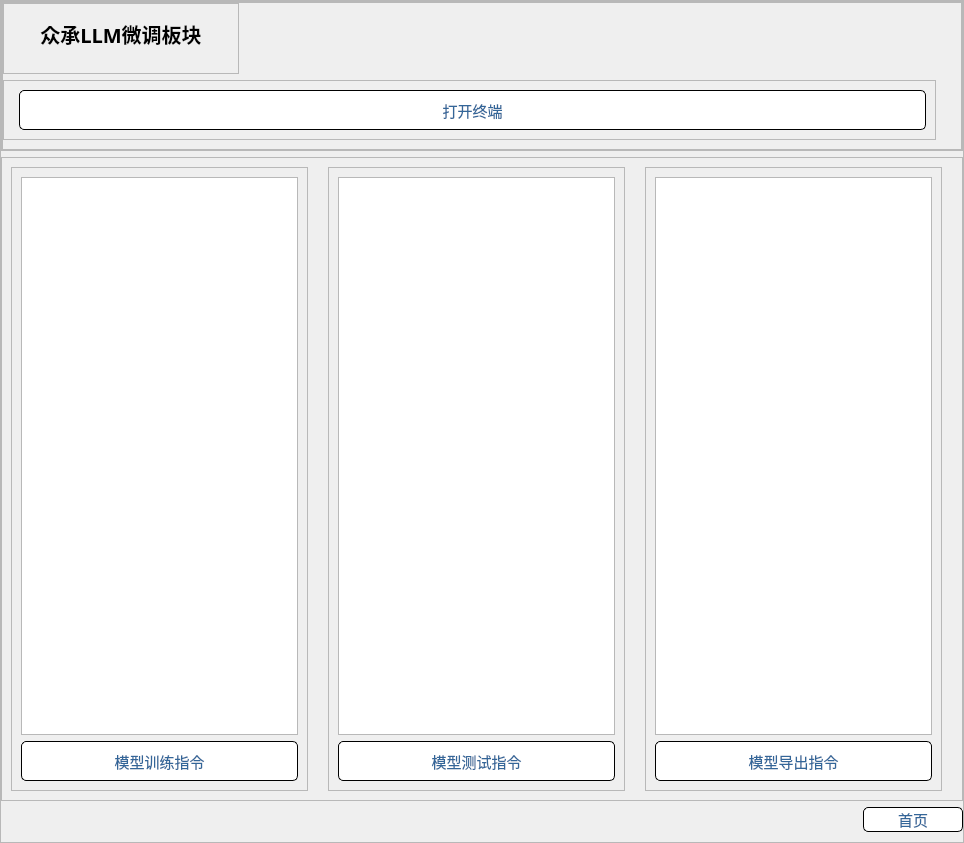
<?xml version="1.0" encoding="UTF-8"?>
<ui version="4.0">
 <class>Form</class>
 <widget class="QWidget" name="Form">
  <property name="geometry">
   <rect>
    <x>0</x>
    <y>0</y>
    <width>964</width>
    <height>843</height>
   </rect>
  </property>
  <property name="windowTitle">
   <string>Form</string>
  </property>
  <property name="styleSheet">
   <string notr="true"/>
  </property>
  <layout class="QVBoxLayout" name="verticalLayout">
   <property name="spacing">
    <number>0</number>
   </property>
   <property name="leftMargin">
    <number>0</number>
   </property>
   <property name="topMargin">
    <number>0</number>
   </property>
   <property name="rightMargin">
    <number>0</number>
   </property>
   <property name="bottomMargin">
    <number>0</number>
   </property>
   <item>
    <widget class="QFrame" name="frame_8">
     <property name="frameShape">
      <enum>QFrame::NoFrame</enum>
     </property>
     <property name="frameShadow">
      <enum>QFrame::Raised</enum>
     </property>
     <property name="lineWidth">
      <number>0</number>
     </property>
     <layout class="QVBoxLayout" name="verticalLayout_7">
      <property name="spacing">
       <number>0</number>
      </property>
      <property name="leftMargin">
       <number>0</number>
      </property>
      <property name="topMargin">
       <number>0</number>
      </property>
      <property name="rightMargin">
       <number>0</number>
      </property>
      <property name="bottomMargin">
       <number>0</number>
      </property>
      <item>
       <widget class="QStackedWidget" name="stackedWidget">
        <property name="styleSheet">
         <string notr="true">#page {background-color: rgb(0, 0, 0);}</string>
        </property>
        <property name="lineWidth">
         <number>0</number>
        </property>
        <property name="currentIndex">
         <number>2</number>
        </property>
        <widget class="QWidget" name="page">
         <layout class="QVBoxLayout" name="verticalLayout_2">
          <item>
           <widget class="QFrame" name="frame_9">
            <property name="frameShape">
             <enum>QFrame::StyledPanel</enum>
            </property>
            <property name="frameShadow">
             <enum>QFrame::Raised</enum>
            </property>
            <layout class="QHBoxLayout" name="horizontalLayout_3">
             <item>
              <widget class="QPushButton" name="pushButton">
               <property name="minimumSize">
                <size>
                 <width>300</width>
                 <height>100</height>
                </size>
               </property>
               <property name="font">
                <font>
                 <pointsize>20</pointsize>
                </font>
               </property>
               <property name="styleSheet">
                <string notr="true">
border: none;
border-right-color: rgb(85, 170, 255);

border-top-color: rgb(170, 85, 255);
border-bottom-color: rgb(0, 85, 255);
border-left-color: rgb(0, 85,0);
color: qconicalgradient(cx:0.5, cy:0.5, angle:0, stop:0 rgba(255, 255, 255, 255), stop:0.373979 rgba(255, 255, 255, 255), stop:0.373991 rgba(33, 30, 255, 255), stop:0.624018 rgba(33, 30, 255, 255), stop:0.624043 rgba(255, 0, 0, 255), stop:1 rgba(255, 0, 0, 255));

background-color: qradialgradient(spread:pad, cx:0.5, cy:0.5, radius:0.5, fx:0.5, fy:0.5, stop:0 rgba(0, 0, 0, 0), stop:0.52 rgba(0, 0, 0, 0), stop:0.565 rgba(82, 121, 76, 33), stop:0.65 rgba(159, 235, 148, 64), stop:0.721925 rgba(255, 238, 150, 129), stop:0.77 rgba(255, 128, 128, 204), stop:0.89 rgba(191, 128, 255, 64), stop:1 rgba(0, 0, 0, 0));
alternate-background-color: qlineargradient(spread:pad, x1:0, y1:0, x2:0, y2:1, stop:0 rgba(255, 0, 0, 255), stop:0.339795 rgba(255, 0, 0, 255), stop:0.339799 rgba(255, 255, 255, 255), stop:0.662444 rgba(255, 255, 255, 255), stop:0.662469 rgba(0, 0, 255, 255), stop:1 rgba(0, 0, 255, 255));</string>
               </property>
               <property name="text">
                <string>开始实训</string>
               </property>
              </widget>
             </item>
            </layout>
           </widget>
          </item>
         </layout>
        </widget>
        <widget class="QWidget" name="page_2">
         <property name="styleSheet">
          <string notr="true"/>
         </property>
         <layout class="QVBoxLayout" name="verticalLayout_3">
          <property name="spacing">
           <number>0</number>
          </property>
          <property name="leftMargin">
           <number>0</number>
          </property>
          <property name="topMargin">
           <number>0</number>
          </property>
          <property name="rightMargin">
           <number>0</number>
          </property>
          <property name="bottomMargin">
           <number>0</number>
          </property>
          <item>
           <widget class="QFrame" name="frame_2">
            <property name="sizePolicy">
             <sizepolicy hsizetype="Preferred" vsizetype="Expanding">
              <horstretch>0</horstretch>
              <verstretch>1</verstretch>
             </sizepolicy>
            </property>
            <property name="styleSheet">
             <string notr="true">#frame_2 {
	border-image: url(:/images/image/gzzca_2.jpg);
}</string>
            </property>
            <property name="frameShape">
             <enum>QFrame::NoFrame</enum>
            </property>
            <property name="frameShadow">
             <enum>QFrame::Raised</enum>
            </property>
            <layout class="QHBoxLayout" name="horizontalLayout_2">
             <property name="spacing">
              <number>0</number>
             </property>
             <property name="leftMargin">
              <number>0</number>
             </property>
             <property name="topMargin">
              <number>0</number>
             </property>
             <property name="rightMargin">
              <number>0</number>
             </property>
             <property name="bottomMargin">
              <number>0</number>
             </property>
             <item>
              <widget class="QFrame" name="frame_5">
               <property name="frameShape">
                <enum>QFrame::StyledPanel</enum>
               </property>
               <property name="frameShadow">
                <enum>QFrame::Raised</enum>
               </property>
               <layout class="QVBoxLayout" name="verticalLayout_4">
                <property name="leftMargin">
                 <number>0</number>
                </property>
                <property name="topMargin">
                 <number>0</number>
                </property>
                <item>
                 <widget class="QFrame" name="frame_6">
                  <property name="sizePolicy">
                   <sizepolicy hsizetype="Preferred" vsizetype="Expanding">
                    <horstretch>0</horstretch>
                    <verstretch>1</verstretch>
                   </sizepolicy>
                  </property>
                  <property name="frameShape">
                   <enum>QFrame::StyledPanel</enum>
                  </property>
                  <property name="frameShadow">
                   <enum>QFrame::Raised</enum>
                  </property>
                  <layout class="QVBoxLayout" name="verticalLayout_8">
                   <property name="leftMargin">
                    <number>0</number>
                   </property>
                   <property name="topMargin">
                    <number>0</number>
                   </property>
                   <item alignment="Qt::AlignLeft">
                    <widget class="QFrame" name="frame_19">
                     <property name="minimumSize">
                      <size>
                       <width>0</width>
                       <height>71</height>
                      </size>
                     </property>
                     <property name="frameShape">
                      <enum>QFrame::StyledPanel</enum>
                     </property>
                     <property name="frameShadow">
                      <enum>QFrame::Raised</enum>
                     </property>
                     <layout class="QVBoxLayout" name="verticalLayout_19">
                      <property name="leftMargin">
                       <number>0</number>
                      </property>
                      <property name="topMargin">
                       <number>0</number>
                      </property>
                      <property name="rightMargin">
                       <number>10</number>
                      </property>
                      <item alignment="Qt::AlignLeft">
                       <widget class="QPushButton" name="pushButton_2">
                        <property name="minimumSize">
                         <size>
                          <width>234</width>
                          <height>0</height>
                         </size>
                        </property>
                        <property name="maximumSize">
                         <size>
                          <width>16777215</width>
                          <height>16777211</height>
                         </size>
                        </property>
                        <property name="font">
                         <font>
                          <family>微软雅黑</family>
                          <pointsize>15</pointsize>
                          <bold>true</bold>
                         </font>
                        </property>
                        <property name="styleSheet">
                         <string notr="true">
border: none;</string>
                        </property>
                        <property name="text">
                         <string>众承LLM微调板块</string>
                        </property>
                        <property name="icon">
                         <iconset resource="resource.qrc">
                          <normaloff>:/images/image/gzzca_Logo.png</normaloff>:/images/image/gzzca_Logo.png</iconset>
                        </property>
                        <property name="iconSize">
                         <size>
                          <width>50</width>
                          <height>50</height>
                         </size>
                        </property>
                       </widget>
                      </item>
                     </layout>
                    </widget>
                   </item>
                   <item>
                    <widget class="QFrame" name="frame_7">
                     <property name="sizePolicy">
                      <sizepolicy hsizetype="Preferred" vsizetype="Preferred">
                       <horstretch>0</horstretch>
                       <verstretch>3</verstretch>
                      </sizepolicy>
                     </property>
                     <property name="frameShape">
                      <enum>QFrame::StyledPanel</enum>
                     </property>
                     <property name="frameShadow">
                      <enum>QFrame::Raised</enum>
                     </property>
                     <layout class="QHBoxLayout" name="horizontalLayout_4">
                      <property name="leftMargin">
                       <number>20</number>
                      </property>
                      <property name="rightMargin">
                       <number>20</number>
                      </property>
                      <item alignment="Qt::AlignVCenter">
                       <widget class="QGroupBox" name="groupBox_2">
                        <property name="sizePolicy">
                         <sizepolicy hsizetype="Expanding" vsizetype="Preferred">
                          <horstretch>1</horstretch>
                          <verstretch>0</verstretch>
                         </sizepolicy>
                        </property>
                        <property name="styleSheet">
                         <string notr="true">QGroupBox {
border-color: rgb(156, 156, 156);
border-width: 0px;
border-style: solid;
margin-top: 0.5ex;
}
QLineEdit{
border-width: 1px;
border-style: solid;
margin-top: 0.5ex;
}</string>
                        </property>
                        <property name="title">
                         <string/>
                        </property>
                        <layout class="QVBoxLayout" name="verticalLayout_10">
                         <item>
                          <widget class="QLineEdit" name="lineEdit">
                           <property name="minimumSize">
                            <size>
                             <width>0</width>
                             <height>40</height>
                            </size>
                           </property>
                           <property name="font">
                            <font>
                             <family>楷体</family>
                             <pointsize>12</pointsize>
                            </font>
                           </property>
                           <property name="text">
                            <string/>
                           </property>
                           <property name="placeholderText">
                            <string>请上传基座大模型</string>
                           </property>
                          </widget>
                         </item>
                         <item>
                          <widget class="QLineEdit" name="lineEdit_2">
                           <property name="minimumSize">
                            <size>
                             <width>0</width>
                             <height>40</height>
                            </size>
                           </property>
                           <property name="font">
                            <font>
                             <family>楷体</family>
                             <pointsize>12</pointsize>
                            </font>
                           </property>
                           <property name="placeholderText">
                            <string>请上传数据集</string>
                           </property>
                          </widget>
                         </item>
                        </layout>
                       </widget>
                      </item>
                      <item>
                       <widget class="QGroupBox" name="groupBox">
                        <property name="sizePolicy">
                         <sizepolicy hsizetype="Expanding" vsizetype="Preferred">
                          <horstretch>0</horstretch>
                          <verstretch>0</verstretch>
                         </sizepolicy>
                        </property>
                        <property name="styleSheet">
                         <string notr="true">border:none</string>
                        </property>
                        <property name="title">
                         <string/>
                        </property>
                        <layout class="QVBoxLayout" name="verticalLayout_9">
                         <item>
                          <widget class="QPushButton" name="pushButton_3">
                           <property name="minimumSize">
                            <size>
                             <width>40</width>
                             <height>40</height>
                            </size>
                           </property>
                           <property name="styleSheet">
                            <string notr="true">#pushButton_3
{

background:white;

border:1px solid rgb(0,0,0);
border-radius: 5px;
font:  &quot;Microsoft YaHei UI&quot;;

font-size:15px;
color: rgb(51, 102, 153);


}
QPushButton#pushButton_3:hover{color: rgb(153, 204, 204);}
QPushButton#pushButton_3:pressed
{
	
    padding-left:8px;
    padding-top:5px;
}

</string>
                           </property>
                           <property name="text">
                            <string>上传基座大模型</string>
                           </property>
                          </widget>
                         </item>
                         <item>
                          <widget class="QPushButton" name="pushButton_4">
                           <property name="minimumSize">
                            <size>
                             <width>40</width>
                             <height>40</height>
                            </size>
                           </property>
                           <property name="styleSheet">
                            <string notr="true">#pushButton_4
{

background:white;

border:1px solid rgb(0,0,0);
border-radius: 5px;
font:  &quot;Microsoft YaHei UI&quot;;

font-size:15px;
color: rgb(51, 102, 153);


}
QPushButton#pushButton_4:hover{color: rgb(153, 204, 204);}
QPushButton#pushButton_4:pressed
{
	
    padding-left:8px;
    padding-top:5px;
}

</string>
                           </property>
                           <property name="text">
                            <string>上传数据集</string>
                           </property>
                          </widget>
                         </item>
                         <item>
                          <widget class="QPushButton" name="pushButton_5">
                           <property name="minimumSize">
                            <size>
                             <width>40</width>
                             <height>40</height>
                            </size>
                           </property>
                           <property name="styleSheet">
                            <string notr="true">#pushButton_5
{

background:white;

border:1px solid rgb(0,0,0);
border-radius: 5px;
font:  &quot;Microsoft YaHei UI&quot;;

font-size:15px;
;
	color: rgb(255, 69, 69);


}
QPushButton#pushButton_5:hover{color: rgb(153, 204, 204);}
QPushButton#pushButton_5:pressed
{
	
    padding-left:8px;
    padding-top:5px;
}

</string>
                           </property>
                           <property name="text">
                            <string>生成配置文件</string>
                           </property>
                          </widget>
                         </item>
                         <item>
                          <widget class="QPushButton" name="pushButton_13">
                           <property name="minimumSize">
                            <size>
                             <width>40</width>
                             <height>40</height>
                            </size>
                           </property>
                           <property name="styleSheet">
                            <string notr="true">#pushButton_13
{

background:white;

border:1px solid rgb(0,0,0);
border-radius: 5px;
font:  &quot;Microsoft YaHei UI&quot;;

font-size:15px;
color: rgb(0，0，0);


}
QPushButton#pushButton_13:hover{color: rgb(153, 204, 204);}
QPushButton#pushButton_13:pressed
{
	
    padding-left:8px;
    padding-top:5px;
}

</string>
                           </property>
                           <property name="text">
                            <string> 重新生成配置文件 </string>
                           </property>
                          </widget>
                         </item>
                        </layout>
                       </widget>
                      </item>
                     </layout>
                    </widget>
                   </item>
                  </layout>
                 </widget>
                </item>
               </layout>
              </widget>
             </item>
            </layout>
           </widget>
          </item>
          <item>
           <widget class="QFrame" name="frame">
            <property name="sizePolicy">
             <sizepolicy hsizetype="Preferred" vsizetype="Expanding">
              <horstretch>0</horstretch>
              <verstretch>3</verstretch>
             </sizepolicy>
            </property>
            <property name="styleSheet">
             <string notr="true">#frame{
	
	border-image: url(:/images/image/gzzca_2.jpg);
}</string>
            </property>
            <property name="frameShape">
             <enum>QFrame::NoFrame</enum>
            </property>
            <property name="frameShadow">
             <enum>QFrame::Raised</enum>
            </property>
            <layout class="QHBoxLayout" name="horizontalLayout">
             <property name="spacing">
              <number>0</number>
             </property>
             <property name="leftMargin">
              <number>0</number>
             </property>
             <property name="topMargin">
              <number>0</number>
             </property>
             <property name="rightMargin">
              <number>0</number>
             </property>
             <property name="bottomMargin">
              <number>0</number>
             </property>
             <item>
              <widget class="QFrame" name="frame_4">
               <property name="frameShape">
                <enum>QFrame::NoFrame</enum>
               </property>
               <property name="frameShadow">
                <enum>QFrame::Raised</enum>
               </property>
               <property name="lineWidth">
                <number>0</number>
               </property>
               <layout class="QHBoxLayout" name="horizontalLayout_5">
                <property name="spacing">
                 <number>0</number>
                </property>
                <property name="leftMargin">
                 <number>0</number>
                </property>
                <property name="topMargin">
                 <number>0</number>
                </property>
                <property name="rightMargin">
                 <number>0</number>
                </property>
                <property name="bottomMargin">
                 <number>0</number>
                </property>
                <item>
                 <widget class="QFrame" name="frame_3">
                  <property name="sizePolicy">
                   <sizepolicy hsizetype="Expanding" vsizetype="Preferred">
                    <horstretch>3</horstretch>
                    <verstretch>0</verstretch>
                   </sizepolicy>
                  </property>
                  <property name="frameShape">
                   <enum>QFrame::StyledPanel</enum>
                  </property>
                  <property name="frameShadow">
                   <enum>QFrame::Raised</enum>
                  </property>
                  <layout class="QVBoxLayout" name="verticalLayout_12">
                   <property name="spacing">
                    <number>0</number>
                   </property>
                   <property name="topMargin">
                    <number>2</number>
                   </property>
                   <property name="bottomMargin">
                    <number>2</number>
                   </property>
                   <item>
                    <widget class="QTreeWidget" name="treeWidget">
                     <column>
                      <property name="text">
                       <string notr="true"/>
                      </property>
                     </column>
                    </widget>
                   </item>
                  </layout>
                 </widget>
                </item>
                <item>
                 <widget class="QFrame" name="frame_11">
                  <property name="sizePolicy">
                   <sizepolicy hsizetype="Expanding" vsizetype="Preferred">
                    <horstretch>6</horstretch>
                    <verstretch>0</verstretch>
                   </sizepolicy>
                  </property>
                  <property name="frameShape">
                   <enum>QFrame::StyledPanel</enum>
                  </property>
                  <property name="frameShadow">
                   <enum>QFrame::Raised</enum>
                  </property>
                  <layout class="QVBoxLayout" name="verticalLayout_11" stretch="0">
                   <property name="leftMargin">
                    <number>0</number>
                   </property>
                   <property name="topMargin">
                    <number>2</number>
                   </property>
                   <property name="rightMargin">
                    <number>0</number>
                   </property>
                   <property name="bottomMargin">
                    <number>2</number>
                   </property>
                   <item>
                    <widget class="QTextEdit" name="textEdit">
                     <property name="font">
                      <font>
                       <pointsize>14</pointsize>
                      </font>
                     </property>
                     <property name="styleSheet">
                      <string notr="true"/>
                     </property>
                     <property name="readOnly">
                      <bool>true</bool>
                     </property>
                     <property name="html">
                      <string>&lt;!DOCTYPE HTML PUBLIC &quot;-//W3C//DTD HTML 4.0//EN&quot; &quot;http://www.w3.org/TR/REC-html40/strict.dtd&quot;&gt;
&lt;html&gt;&lt;head&gt;&lt;meta name=&quot;qrichtext&quot; content=&quot;1&quot; /&gt;&lt;meta charset=&quot;utf-8&quot; /&gt;&lt;style type=&quot;text/css&quot;&gt;
p, li { white-space: pre-wrap; }
hr { height: 1px; border-width: 0; }
&lt;/style&gt;&lt;/head&gt;&lt;body style=&quot; font-family:'Microsoft YaHei UI'; font-size:14pt; font-weight:400; font-style:normal;&quot;&gt;
&lt;p style=&quot;-qt-paragraph-type:empty; margin-top:0px; margin-bottom:0px; margin-left:0px; margin-right:0px; -qt-block-indent:0; text-indent:0px; font-size:13pt;&quot;&gt;&lt;br /&gt;&lt;/p&gt;&lt;/body&gt;&lt;/html&gt;</string>
                     </property>
                     <property name="placeholderText">
                      <string>数据集显示区域</string>
                     </property>
                    </widget>
                   </item>
                  </layout>
                 </widget>
                </item>
                <item alignment="Qt::AlignBottom">
                 <widget class="QFrame" name="frame_12">
                  <property name="sizePolicy">
                   <sizepolicy hsizetype="Preferred" vsizetype="Preferred">
                    <horstretch>1</horstretch>
                    <verstretch>0</verstretch>
                   </sizepolicy>
                  </property>
                  <property name="maximumSize">
                   <size>
                    <width>50</width>
                    <height>16777215</height>
                   </size>
                  </property>
                  <property name="frameShape">
                   <enum>QFrame::StyledPanel</enum>
                  </property>
                  <property name="frameShadow">
                   <enum>QFrame::Raised</enum>
                  </property>
                  <layout class="QVBoxLayout" name="verticalLayout_6">
                   <property name="rightMargin">
                    <number>5</number>
                   </property>
                   <property name="bottomMargin">
                    <number>0</number>
                   </property>
                   <item>
                    <widget class="QPushButton" name="pushButton_7">
                     <property name="minimumSize">
                      <size>
                       <width>0</width>
                       <height>30</height>
                      </size>
                     </property>
                     <property name="styleSheet">
                      <string notr="true">border-radius:10px;
border:1px solid;</string>
                     </property>
                     <property name="text">
                      <string/>
                     </property>
                     <property name="icon">
                      <iconset resource="resource.qrc">
                       <normaloff>:/icons/icons/next_page.png</normaloff>:/icons/icons/next_page.png</iconset>
                     </property>
                    </widget>
                   </item>
                  </layout>
                 </widget>
                </item>
               </layout>
              </widget>
             </item>
            </layout>
           </widget>
          </item>
         </layout>
        </widget>
        <widget class="QWidget" name="page_3">
         <layout class="QVBoxLayout" name="verticalLayout_5">
          <property name="leftMargin">
           <number>0</number>
          </property>
          <property name="topMargin">
           <number>0</number>
          </property>
          <property name="rightMargin">
           <number>0</number>
          </property>
          <property name="bottomMargin">
           <number>0</number>
          </property>
          <item>
           <widget class="QFrame" name="frame_10">
            <property name="styleSheet">
             <string notr="true">#frame_10 {
	
	
	border-image: url(:/images/image/gzzca_2.jpg);
}</string>
            </property>
            <property name="frameShape">
             <enum>QFrame::StyledPanel</enum>
            </property>
            <property name="frameShadow">
             <enum>QFrame::Raised</enum>
            </property>
            <layout class="QVBoxLayout" name="verticalLayout_13">
             <property name="leftMargin">
              <number>0</number>
             </property>
             <property name="topMargin">
              <number>0</number>
             </property>
             <property name="rightMargin">
              <number>0</number>
             </property>
             <property name="bottomMargin">
              <number>10</number>
             </property>
             <item>
              <widget class="QFrame" name="frame_20">
               <property name="frameShape">
                <enum>QFrame::StyledPanel</enum>
               </property>
               <property name="frameShadow">
                <enum>QFrame::Raised</enum>
               </property>
               <layout class="QVBoxLayout" name="verticalLayout_20">
                <property name="spacing">
                 <number>0</number>
                </property>
                <property name="leftMargin">
                 <number>0</number>
                </property>
                <property name="topMargin">
                 <number>0</number>
                </property>
                <property name="rightMargin">
                 <number>0</number>
                </property>
                <property name="bottomMargin">
                 <number>0</number>
                </property>
                <item>
                 <widget class="QFrame" name="frame_18">
                  <property name="frameShape">
                   <enum>QFrame::StyledPanel</enum>
                  </property>
                  <property name="frameShadow">
                   <enum>QFrame::Raised</enum>
                  </property>
                  <layout class="QVBoxLayout" name="verticalLayout_18">
                   <property name="leftMargin">
                    <number>0</number>
                   </property>
                   <property name="topMargin">
                    <number>0</number>
                   </property>
                   <property name="rightMargin">
                    <number>25</number>
                   </property>
                   <item alignment="Qt::AlignLeft">
                    <widget class="QFrame" name="frame_13">
                     <property name="sizePolicy">
                      <sizepolicy hsizetype="Preferred" vsizetype="Expanding">
                       <horstretch>0</horstretch>
                       <verstretch>1</verstretch>
                      </sizepolicy>
                     </property>
                     <property name="frameShape">
                      <enum>QFrame::StyledPanel</enum>
                     </property>
                     <property name="frameShadow">
                      <enum>QFrame::Raised</enum>
                     </property>
                     <layout class="QVBoxLayout" name="verticalLayout_14">
                      <property name="leftMargin">
                       <number>0</number>
                      </property>
                      <property name="topMargin">
                       <number>0</number>
                      </property>
                      <property name="rightMargin">
                       <number>0</number>
                      </property>
                      <property name="bottomMargin">
                       <number>9</number>
                      </property>
                      <item alignment="Qt::AlignLeft">
                       <widget class="QPushButton" name="pushButton_6">
                        <property name="minimumSize">
                         <size>
                          <width>234</width>
                          <height>60</height>
                         </size>
                        </property>
                        <property name="font">
                         <font>
                          <family>微软雅黑</family>
                          <pointsize>15</pointsize>
                          <bold>true</bold>
                         </font>
                        </property>
                        <property name="styleSheet">
                         <string notr="true">
border: none;</string>
                        </property>
                        <property name="text">
                         <string>众承LLM微调板块</string>
                        </property>
                        <property name="icon">
                         <iconset resource="resource.qrc">
                          <normaloff>:/images/image/gzzca_Logo.png</normaloff>:/images/image/gzzca_Logo.png</iconset>
                        </property>
                        <property name="iconSize">
                         <size>
                          <width>50</width>
                          <height>50</height>
                         </size>
                        </property>
                       </widget>
                      </item>
                     </layout>
                    </widget>
                   </item>
                   <item>
                    <widget class="QFrame" name="frame_21">
                     <property name="frameShape">
                      <enum>QFrame::StyledPanel</enum>
                     </property>
                     <property name="frameShadow">
                      <enum>QFrame::Raised</enum>
                     </property>
                     <layout class="QVBoxLayout" name="verticalLayout_21">
                      <property name="leftMargin">
                       <number>15</number>
                      </property>
                      <item>
                       <widget class="QPushButton" name="pushButton_12">
                        <property name="minimumSize">
                         <size>
                          <width>100</width>
                          <height>40</height>
                         </size>
                        </property>
                        <property name="styleSheet">
                         <string notr="true">#pushButton_12
{

background:white;

border:1px solid rgb(0,0,0);
border-radius: 5px;
font:  &quot;Microsoft YaHei UI&quot;;

font-size:15px;
color: rgb(51, 102, 153);


}
QPushButton#pushButton_12:hover{color: rgb(153, 204, 204);}
QPushButton#pushButton_12:pressed
{
	
    padding-left:8px;
    padding-top:5px;
}

</string>
                        </property>
                        <property name="text">
                         <string>打开终端</string>
                        </property>
                       </widget>
                      </item>
                     </layout>
                    </widget>
                   </item>
                  </layout>
                 </widget>
                </item>
               </layout>
              </widget>
             </item>
             <item>
              <widget class="QFrame" name="frame_14">
               <property name="sizePolicy">
                <sizepolicy hsizetype="Preferred" vsizetype="Expanding">
                 <horstretch>0</horstretch>
                 <verstretch>9</verstretch>
                </sizepolicy>
               </property>
               <property name="frameShape">
                <enum>QFrame::StyledPanel</enum>
               </property>
               <property name="frameShadow">
                <enum>QFrame::Raised</enum>
               </property>
               <layout class="QHBoxLayout" name="horizontalLayout_6">
                <property name="spacing">
                 <number>20</number>
                </property>
                <property name="rightMargin">
                 <number>20</number>
                </property>
                <item>
                 <widget class="QFrame" name="frame_15">
                  <property name="styleSheet">
                   <string notr="true">#frame_15{
	border-image: url(:/images/image/gzzca_juanz.png);
}</string>
                  </property>
                  <property name="frameShape">
                   <enum>QFrame::StyledPanel</enum>
                  </property>
                  <property name="frameShadow">
                   <enum>QFrame::Raised</enum>
                  </property>
                  <layout class="QVBoxLayout" name="verticalLayout_16">
                   <item>
                    <widget class="QPlainTextEdit" name="plainTextEdit_3">
                     <property name="font">
                      <font>
                       <family>楷体</family>
                       <pointsize>12</pointsize>
                      </font>
                     </property>
                    </widget>
                   </item>
                   <item>
                    <widget class="QPushButton" name="pushButton_11">
                     <property name="minimumSize">
                      <size>
                       <width>40</width>
                       <height>40</height>
                      </size>
                     </property>
                     <property name="styleSheet">
                      <string notr="true">#pushButton_11
{

background:white;

border:1px solid rgb(0,0,0);
border-radius: 5px;
font:  &quot;Microsoft YaHei UI&quot;;

font-size:15px;
color: rgb(51, 102, 153);


}
QPushButton#pushButton_11:hover{color: rgb(153, 204, 204);}
QPushButton#pushButton_11:pressed
{
	
    padding-left:8px;
    padding-top:5px;
}

</string>
                     </property>
                     <property name="text">
                      <string>模型训练指令</string>
                     </property>
                    </widget>
                   </item>
                  </layout>
                 </widget>
                </item>
                <item>
                 <widget class="QFrame" name="frame_16">
                  <property name="sizePolicy">
                   <sizepolicy hsizetype="Expanding" vsizetype="Preferred">
                    <horstretch>0</horstretch>
                    <verstretch>0</verstretch>
                   </sizepolicy>
                  </property>
                  <property name="frameShape">
                   <enum>QFrame::StyledPanel</enum>
                  </property>
                  <property name="frameShadow">
                   <enum>QFrame::Raised</enum>
                  </property>
                  <layout class="QVBoxLayout" name="verticalLayout_15">
                   <item>
                    <widget class="QPlainTextEdit" name="plainTextEdit">
                     <property name="font">
                      <font>
                       <family>楷体</family>
                       <pointsize>12</pointsize>
                      </font>
                     </property>
                    </widget>
                   </item>
                   <item>
                    <widget class="QPushButton" name="pushButton_14">
                     <property name="minimumSize">
                      <size>
                       <width>40</width>
                       <height>40</height>
                      </size>
                     </property>
                     <property name="styleSheet">
                      <string notr="true">#pushButton_14
{

background:white;

border:1px solid rgb(0,0,0);
border-radius: 5px;
font:  &quot;Microsoft YaHei UI&quot;;

font-size:15px;
color: rgb(51, 102, 153);


}
QPushButton#pushButton_14:hover{color: rgb(153, 204, 204);}
QPushButton#pushButton_14:pressed
{
	
    padding-left:8px;
    padding-top:5px;
}

</string>
                     </property>
                     <property name="text">
                      <string>模型测试指令</string>
                     </property>
                    </widget>
                   </item>
                  </layout>
                 </widget>
                </item>
                <item>
                 <widget class="QFrame" name="frame_17">
                  <property name="sizePolicy">
                   <sizepolicy hsizetype="Expanding" vsizetype="Preferred">
                    <horstretch>0</horstretch>
                    <verstretch>0</verstretch>
                   </sizepolicy>
                  </property>
                  <property name="frameShape">
                   <enum>QFrame::StyledPanel</enum>
                  </property>
                  <property name="frameShadow">
                   <enum>QFrame::Raised</enum>
                  </property>
                  <layout class="QVBoxLayout" name="verticalLayout_17">
                   <item>
                    <widget class="QPlainTextEdit" name="plainTextEdit_2">
                     <property name="font">
                      <font>
                       <family>楷体</family>
                       <pointsize>12</pointsize>
                      </font>
                     </property>
                    </widget>
                   </item>
                   <item>
                    <widget class="QPushButton" name="pushButton_15">
                     <property name="minimumSize">
                      <size>
                       <width>40</width>
                       <height>40</height>
                      </size>
                     </property>
                     <property name="styleSheet">
                      <string notr="true">#pushButton_15
{

background:white;

border:1px solid rgb(0,0,0);
border-radius: 5px;
font:  &quot;Microsoft YaHei UI&quot;;

font-size:15px;
color: rgb(51, 102, 153);


}
QPushButton#pushButton_15:hover{color: rgb(153, 204, 204);}
QPushButton#pushButton_15:pressed
{
	
    padding-left:8px;
    padding-top:5px;
}

</string>
                     </property>
                     <property name="text">
                      <string>模型导出指令</string>
                     </property>
                    </widget>
                   </item>
                  </layout>
                 </widget>
                </item>
               </layout>
              </widget>
             </item>
             <item alignment="Qt::AlignRight">
              <widget class="QPushButton" name="pushButton_8">
               <property name="minimumSize">
                <size>
                 <width>100</width>
                 <height>0</height>
                </size>
               </property>
               <property name="styleSheet">
                <string notr="true">#pushButton_8
{

background:white;

border:1px solid rgb(0,0,0);
border-radius: 5px;
font:  &quot;Microsoft YaHei UI&quot;;

font-size:15px;
color: rgb(51, 102, 153);


}
QPushButton#pushButton_8:hover{color: rgb(153, 204, 204);}
QPushButton#pushButton_8:pressed
{
	
    padding-left:8px;
    padding-top:5px;
}

</string>
               </property>
               <property name="text">
                <string>首页</string>
               </property>
              </widget>
             </item>
            </layout>
           </widget>
          </item>
         </layout>
        </widget>
       </widget>
      </item>
     </layout>
    </widget>
   </item>
  </layout>
 </widget>
 <resources>
  <include location="resource.qrc"/>
 </resources>
 <connections/>
</ui>
